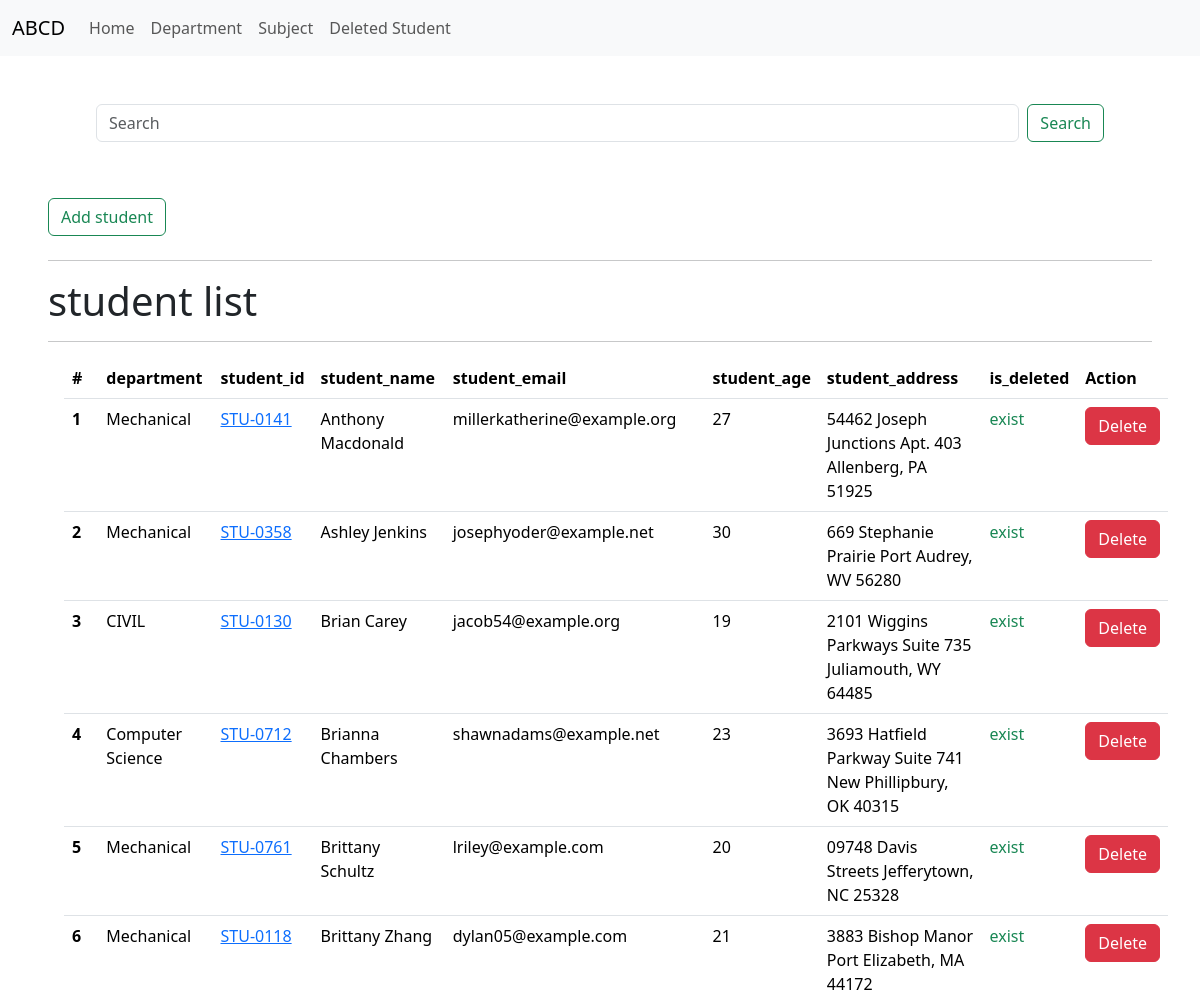
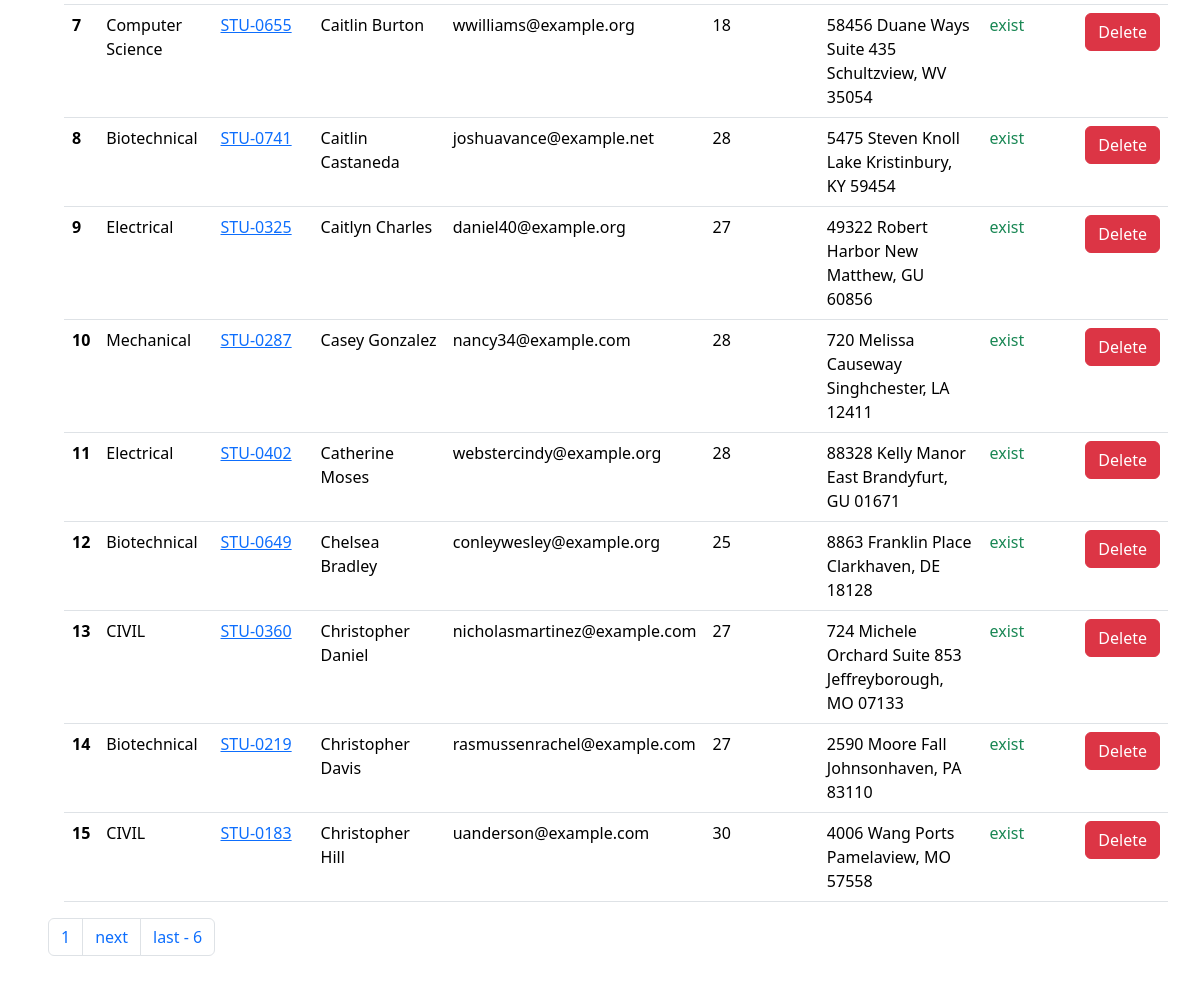
Before: / with the older database file (2 pictures, top to bottom).
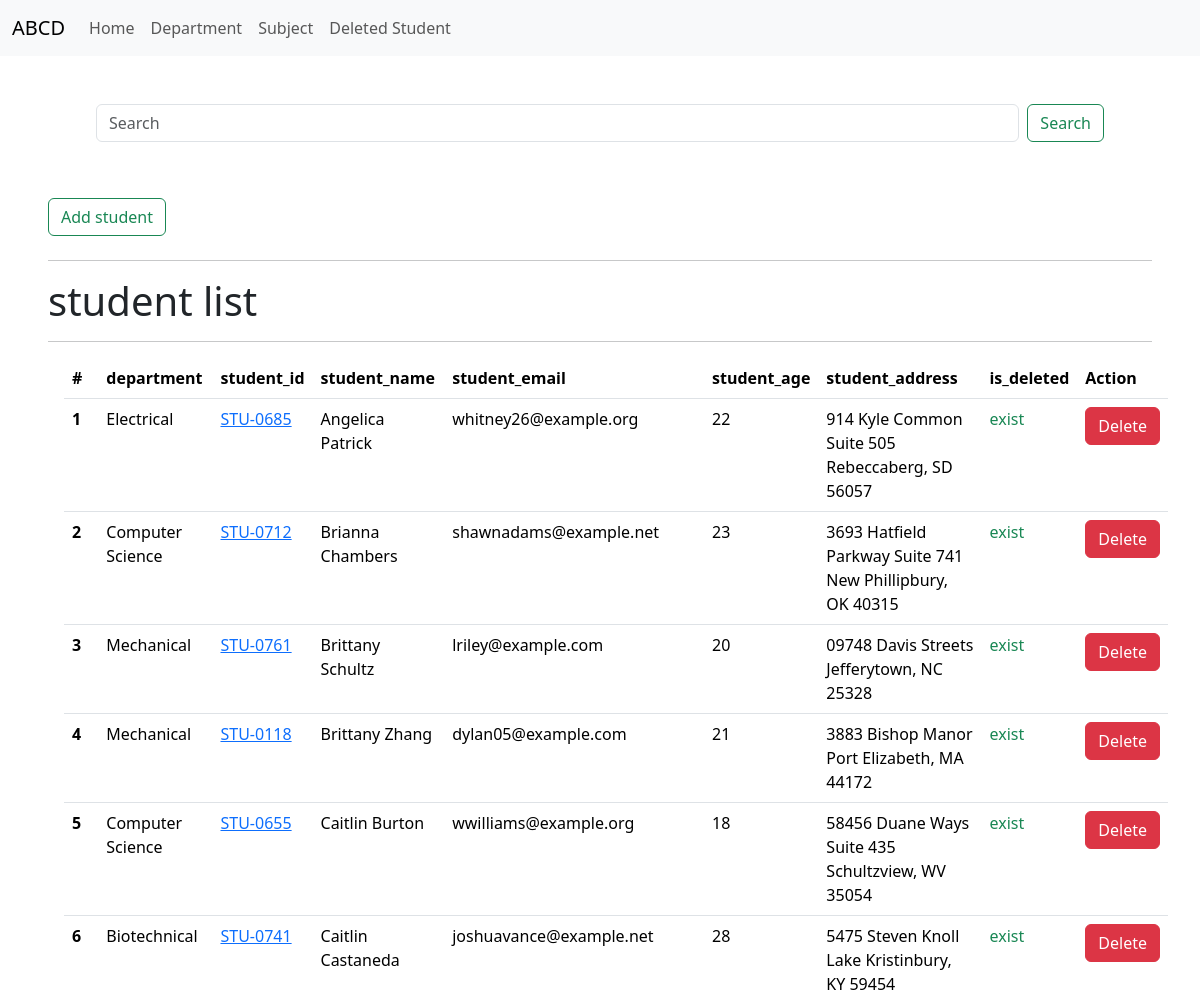
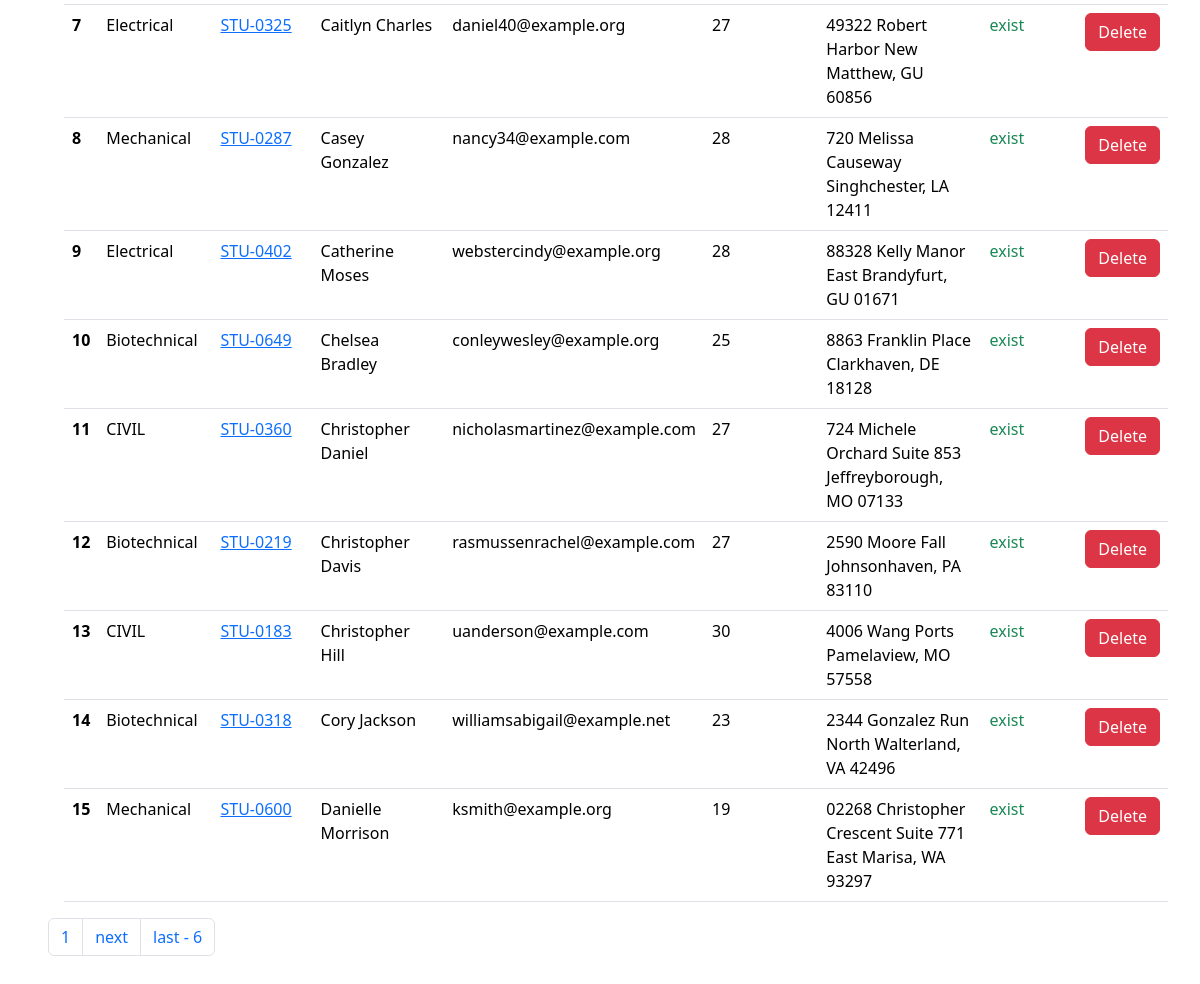
After: the same page with the newer database file (2 pictures, top to bottom).
### main/models.py (models this page shows, shortened)
class Student(models.Model):
    department = models.ForeignKey(Department, related_name="depart", on_delete=models.CASCADE)
    student_id = models.CharField(unique=True)
    student_name = models.CharField(max_length=100)
    student_email = models.EmailField(unique=True)
    student_age = models.IntegerField(default=18)
    student_address = models.TextField()
    is_deleted = models.BooleanField(default=False)
    objects = modelsManager()
    admin_objects = models.Manager()
    class Meta:
        ordering = ['student_name']
        verbose_name = "Student"

class Department(models.Model):
    department = models.CharField(max_length=100, unique=True)
    def __str__(self):
        return self.department

### main/views.py (the view, shortened to what this page needs)
# urls.py: path('', show_student_list, name="show_student_list"),
def show_student_list(request):
    query = Student.objects.all()
    paginator = Paginator(query, 15)  # Show 15 contacts per page.
    page_number = request.GET.get("page", 1)
    page_obj = paginator.get_page(page_number)
    return render(request, 'student_list.html', context={'query':page_obj,'page_title': "Student list"})

### main/models.py (called while the page is built)
    def get_queryset(self):
        return super().get_queryset().filter(is_deleted = False)

### main/templates/student_list.html (shortened to what this page needs)
{% extends "base.html" %}
{% block start %}
  <div class="contain m-5">
  <div class="contain m-5">
    <form method="get" class="d-flex mb-3">
      <input class="form-control me-2" type="search" placeholder="Search" aria-label="Search" name="search" value="{{ request.GET.search }}">
      <button class="btn btn-outline-success" type="submit">Search</button>
    </form>
  </div>
      <div class="d-flex">
        <a  class="btn btn-outline-success mt-2 mb-2" href="add_student">Add student</a>
    </div>
    <hr>
    <h1>student list</h1>
    <hr>
    <table class="table m-3">
    <thead>
        <tr>
        <th scope="col">#</th>
        <th scope="col">department</th>
        <th scope="col">student_id</th>
        <th scope="col">student_name</th>
        <th scope="col">student_email</th>
        <th scope="col">student_age</th>
        <th scope="col">student_address</th>
        <th scope="col">is_deleted</th>
        <th scope="col">Action</th>
        </tr>
    </thead>
    <tbody>
        {% for q in query %}
        <tr>
        <th scope="row">{{ forloop.counter}}</th>
        <td>{{ q.department }}</td>
        <td><a href="{% url 'get_student_marks' q.student_id %}">{{ q.student_id }}</a></td>
        <td>{{ q.student_name }}</td>
        <td>{{ q.student_email }}</td>
        <td>{{ q.student_age }}</td>
        <td>{{ q.student_address }}</td>
        {% if q.is_deleted %}
        <td class="text-danger">deleted</td>
        {% else %}
        <td class="text-success">exist</td>
        {% endif %}
        <td><a class="btn btn-danger" href="delete_stu/{{ q.student_id }}"> Delete </a></td>
        </tr>
        {% endfor%}
        </tbody>
        </table>
  <nav aria-label="Page navigation example">
    <ul class="pagination">
      <li class="page-item"><span class="page-link">{{ query.number }}</span> </li>
      {% if query.has_next %}
      <li class="page-item"><a class="page-link"  href="?page={{ query.next_page_number }}">next</a></li>
      <li class="page-item"><a class="page-link"  href="?page={{ query.paginator.num_pages }}">last - {{ query.paginator.num_pages }} </a></li>
      {% endif %}
    </ul>
  </nav>
</div>
{% endblock %}

Changed rows visible on the page:
no longer on this page (row edited): Student: department "Mechanical", student_id "STU-0141", student_name "Anthony Macdonald", student_email "millerkatherine@example.org", student_age "27", student_address "54462 Joseph Junctions Apt. 403 Allenberg, PA 51925", is_deleted "exist"
no longer on this page (row edited): Student: department "Mechanical", student_id "STU-0358", student_name "Ashley Jenkins", student_email "josephyoder@example.net", student_age "30", student_address "669 Stephanie Prairie Port Audrey, WV 56280", is_deleted "exist"
no longer on this page (row edited): Student: department "CIVIL", student_id "STU-0130", student_name "Brian Carey", student_email "jacob54@example.org", student_age "19", student_address "2101 Wiggins Parkways Suite 735 Juliamouth, WY 64485", is_deleted "exist"
now on this page (row edited): Student: department "Electrical", student_id "STU-0685", student_name "Angelica Patrick", student_email "whitney26@example.org", student_age "22", student_address "914 Kyle Common Suite 505 Rebeccaberg, SD 56057", is_deleted "exist"
now on this page (row unchanged): Student: department "Biotechnical", student_id "STU-0318", student_name "Cory Jackson", student_email "williamsabigail@example.net", student_age "23", student_address "2344 Gonzalez Run North Walterland, VA 42496", is_deleted "exist"
now on this page (row unchanged): Student: department "Mechanical", student_id "STU-0600", student_name "Danielle Morrison", student_email "ksmith@example.org", student_age "19", student_address "02268 Christopher Crescent Suite 771 East Marisa, WA 93297", is_deleted "exist"
